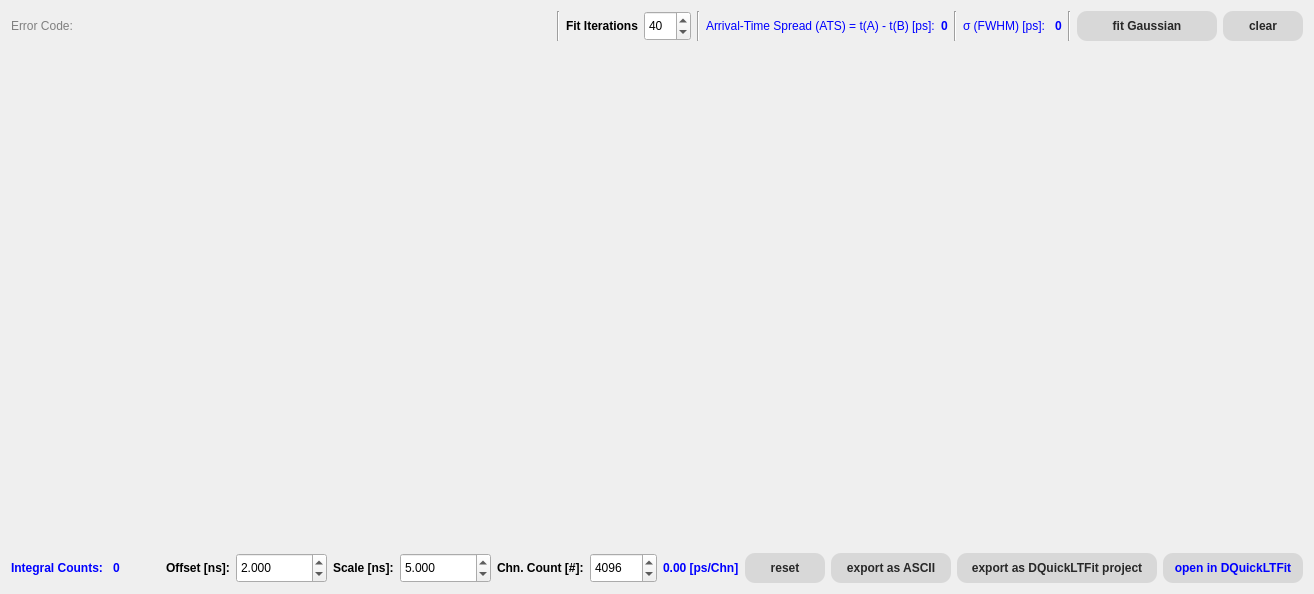
      <widget class="QWidget" name="tab_5">
       <attribute name="title">
        <string>Spec (Prompt/IRF)</string>
       </attribute>
       <layout class="QVBoxLayout" name="verticalLayout_8">
        <item>
         <layout class="QHBoxLayout" name="horizontalLayout_14">
          <item>
           <widget class="QLabel" name="label_53">
            <property name="styleSheet">
             <string notr="true">color: grey</string>
            </property>
            <property name="text">
             <string>Error Code:</string>
            </property>
           </widget>
          </item>
          <item>
           <widget class="QLabel" name="label_fitReturnValue">
            <property name="text">
             <string/>
            </property>
           </widget>
          </item>
          <item>
           <spacer name="horizontalSpacer_11">
            <property name="orientation">
             <enum>Qt::Horizontal</enum>
            </property>
            <property name="sizeHint" stdset="0">
             <size>
              <width>40</width>
              <height>20</height>
             </size>
            </property>
           </spacer>
          </item>
          <item>
           <widget class="Line" name="line_7">
            <property name="orientation">
             <enum>Qt::Vertical</enum>
            </property>
           </widget>
          </item>
          <item>
           <widget class="QLabel" name="label_52">
            <property name="font">
             <font>
              <weight>75</weight>
              <bold>true</bold>
             </font>
            </property>
            <property name="text">
             <string>Fit Iterations</string>
            </property>
           </widget>
          </item>
          <item>
           <widget class="QSpinBox" name="spinBox_fitIterations">
            <property name="minimumSize">
             <size>
              <width>0</width>
              <height>30</height>
             </size>
            </property>
            <property name="minimum">
             <number>5</number>
            </property>
            <property name="maximum">
             <number>500</number>
            </property>
            <property name="value">
             <number>40</number>
            </property>
           </widget>
          </item>
          <item>
           <widget class="Line" name="line_6">
            <property name="orientation">
             <enum>Qt::Vertical</enum>
            </property>
           </widget>
          </item>
          <item>
           <widget class="QLabel" name="label_44">
            <property name="styleSheet">
             <string notr="true">color: blue</string>
            </property>
            <property name="text">
             <string>Arrival-Time Spread (ATS) = t(A) - t(B) [ps]:</string>
            </property>
           </widget>
          </item>
          <item>
           <widget class="QLabel" name="label_meanFitCoincidence">
            <property name="font">
             <font>
              <weight>75</weight>
              <bold>true</bold>
             </font>
            </property>
            <property name="styleSheet">
             <string notr="true">color: blue</string>
            </property>
            <property name="text">
             <string>0</string>
            </property>
           </widget>
          </item>
          <item>
           <widget class="Line" name="line_3">
            <property name="orientation">
             <enum>Qt::Vertical</enum>
            </property>
           </widget>
          </item>
          <item>
           <widget class="QLabel" name="label_43">
            <property name="styleSheet">
             <string notr="true">color: blue</string>
            </property>
            <property name="text">
             <string>&amp;#963; (FWHM) [ps]: </string>
            </property>
            <property name="textFormat">
             <enum>Qt::RichText</enum>
            </property>
           </widget>
          </item>
          <item>
           <widget class="QLabel" name="label_CoincidenceFit">
            <property name="font">
             <font>
              <weight>75</weight>
              <bold>true</bold>
             </font>
            </property>
            <property name="styleSheet">
             <string notr="true">color: blue</string>
            </property>
            <property name="text">
             <string>0</string>
            </property>
           </widget>
          </item>
          <item>
           <widget class="Line" name="line_5">
            <property name="orientation">
             <enum>Qt::Vertical</enum>
            </property>
           </widget>
          </item>
          <item>
           <widget class="QPushButton" name="pushButton_CoincidenceFit">
            <property name="minimumSize">
             <size>
              <width>140</width>
              <height>30</height>
             </size>
            </property>
            <property name="font">
             <font>
              <weight>75</weight>
              <bold>true</bold>
             </font>
            </property>
            <property name="styleSheet">
             <string notr="true">QPushButton {
border-style: flat;
background-color:  rgb(216,216,216); 
color: rgb(40,40,40);
border-radius: 10;
}

QPushButton:disabled {
border-style: flat;
background-color:  rgb(236,236,236); 
color: rgb(140,140,140);
border-radius: 10;
}

QPushButton:hover {
border-style: flat; 
background-color: rgb(160,160,160);
color: rgb(40,40,40);
border-radius: 5;
}

QPushButton:pressed {
border-style: flat; 
background-color: transparent;
color: rgb(40,40,40);
border-radius: 2;
border-color: black;
}</string>
            </property>
            <property name="text">
             <string>fit Gaussian</string>
            </property>
           </widget>
          </item>
          <item>
           <widget class="QPushButton" name="pushButton_clearCoincidenceFitData">
            <property name="minimumSize">
             <size>
              <width>80</width>
              <height>30</height>
             </size>
            </property>
            <property name="font">
             <font>
              <weight>75</weight>
              <bold>true</bold>
             </font>
            </property>
            <property name="styleSheet">
             <string notr="true">QPushButton {
border-style: flat;
background-color:  rgb(216,216,216); 
color: rgb(40,40,40);
border-radius: 10;
}

QPushButton:disabled {
border-style: flat;
background-color:  rgb(236,236,236); 
color: rgb(140,140,140);
border-radius: 10;
}

QPushButton:hover {
border-style: flat; 
background-color: rgb(160,160,160);
color: rgb(40,40,40);
border-radius: 5;
}

QPushButton:pressed {
border-style: flat; 
background-color: transparent;
color: rgb(40,40,40);
border-radius: 2;
border-color: black;
}</string>
            </property>
            <property name="text">
             <string>clear</string>
            </property>
           </widget>
          </item>
         </layout>
        </item>
        <item>
         <widget class="plot2DXWidget" name="widget_ltConicidence" native="true">
          <property name="minimumSize">
           <size>
            <width>800</width>
            <height>500</height>
           </size>
          </property>
         </widget>
        </item>
        <item>
         <layout class="QHBoxLayout" name="horizontalLayout_13">
          <item>
           <widget class="QLabel" name="label_32">
            <property name="font">
             <font>
              <weight>75</weight>
              <bold>true</bold>
             </font>
            </property>
            <property name="styleSheet">
             <string notr="true">color:blue </string>
            </property>
            <property name="text">
             <string>Integral Counts: </string>
            </property>
           </widget>
          </item>
          <item>
           <widget class="QLabel" name="label_countsIntergralCoincidence">
            <property name="font">
             <font>
              <weight>75</weight>
              <bold>true</bold>
             </font>
            </property>
            <property name="styleSheet">
             <string notr="true">color: blue</string>
            </property>
            <property name="text">
             <string>0</string>
            </property>
           </widget>
          </item>
          <item>
           <spacer name="horizontalSpacer_10">
            <property name="orientation">
             <enum>Qt::Horizontal</enum>
            </property>
            <property name="sizeHint" stdset="0">
             <size>
              <width>40</width>
              <height>20</height>
             </size>
            </property>
           </spacer>
          </item>
          <item>
           <widget class="QLabel" name="label_40">
            <property name="font">
             <font>
              <weight>75</weight>
              <bold>true</bold>
             </font>
            </property>
            <property name="text">
             <string>Offset [ns]:</string>
            </property>
           </widget>
          </item>
          <item>
           <widget class="DRS4DoubleSpinBox" name="doubleSpinBox_offsetCoincidence">
            <property name="minimumSize">
             <size>
              <width>0</width>
              <height>30</height>
             </size>
            </property>
            <property name="decimals">
             <number>3</number>
            </property>
            <property name="minimum">
             <double>0.010000000000000</double>
            </property>
            <property name="maximum">
             <double>1000000.000000000000000</double>
            </property>
            <property name="value">
             <double>2.000000000000000</double>
            </property>
           </widget>
          </item>
          <item>
           <widget class="QLabel" name="label_41">
            <property name="font">
             <font>
              <weight>75</weight>
              <bold>true</bold>
             </font>
            </property>
            <property name="text">
             <string>Scale [ns]:</string>
            </property>
           </widget>
          </item>
          <item>
           <widget class="DRS4DoubleSpinBox" name="doubleSpinBox_scalerCoincidence">
            <property name="minimumSize">
             <size>
              <width>0</width>
              <height>30</height>
             </size>
            </property>
            <property name="decimals">
             <number>3</number>
            </property>
            <property name="minimum">
             <double>0.005000000000000</double>
            </property>
            <property name="maximum">
             <double>1000000.000000000000000</double>
            </property>
            <property name="value">
             <double>5.000000000000000</double>
            </property>
           </widget>
          </item>
          <item>
           <widget class="QLabel" name="label_39">
            <property name="font">
             <font>
              <weight>75</weight>
              <bold>true</bold>
             </font>
            </property>
            <property name="text">
             <string>Chn. Count [#]:</string>
            </property>
           </widget>
          </item>
          <item>
           <widget class="DRS4SpinBox" name="spinBox_chnCountCoincidence">
            <property name="minimumSize">
             <size>
              <width>0</width>
              <height>30</height>
             </size>
            </property>
            <property name="minimum">
             <number>10</number>
            </property>
            <property name="maximum">
             <number>1000000</number>
            </property>
            <property name="value">
             <number>4096</number>
            </property>
           </widget>
          </item>
          <item>
           <widget class="QLabel" name="label_channelResolutionCoincidence">
            <property name="font">
             <font>
              <weight>75</weight>
              <bold>true</bold>
             </font>
            </property>
            <property name="styleSheet">
             <string notr="true">color: blue
</string>
            </property>
            <property name="text">
             <string>0.00 [ps/Chn]</string>
            </property>
           </widget>
          </item>
          <item>
           <widget class="QPushButton" name="pushButton_resetCoincidenceLTSpectrum">
            <property name="minimumSize">
             <size>
              <width>80</width>
              <height>30</height>
             </size>
            </property>
            <property name="font">
             <font>
              <weight>75</weight>
              <bold>true</bold>
             </font>
            </property>
            <property name="styleSheet">
             <string notr="true">QPushButton {
border-style: flat;
background-color:  rgb(216,216,216); 
color: rgb(40,40,40);
border-radius: 10;
}

QPushButton:disabled {
border-style: flat;
background-color:  rgb(236,236,236); 
color: rgb(140,140,140);
border-radius: 10;
}

QPushButton:hover {
border-style: flat; 
background-color: rgb(160,160,160);
color: rgb(40,40,40);
border-radius: 5;
}

QPushButton:pressed {
border-style: flat; 
background-color: transparent;
color: rgb(40,40,40);
border-radius: 2;
border-color: black;
}</string>
            </property>
            <property name="text">
             <string>reset</string>
            </property>
           </widget>
          </item>
          <item>
           <widget class="QPushButton" name="pushButton_saveCoincidenceLTSpectrum">
            <property name="minimumSize">
             <size>
              <width>120</width>
              <height>30</height>
             </size>
            </property>
            <property name="font">
             <font>
              <weight>75</weight>
              <bold>true</bold>
             </font>
            </property>
            <property name="styleSheet">
             <string notr="true">QPushButton {
border-style: flat;
background-color:  rgb(216,216,216); 
color: rgb(40,40,40);
border-radius: 10;
}

QPushButton:disabled {
border-style: flat;
background-color:  rgb(236,236,236); 
color: rgb(140,140,140);
border-radius: 10;
}

QPushButton:hover {
border-style: flat; 
background-color: rgb(160,160,160);
color: rgb(40,40,40);
border-radius: 5;
}

QPushButton:pressed {
border-style: flat; 
background-color: transparent;
color: rgb(40,40,40);
border-radius: 2;
border-color: black;
}</string>
            </property>
            <property name="text">
             <string>export as ASCII</string>
            </property>
           </widget>
          </item>
          <item>
           <widget class="QPushButton" name="pushButton_coincDQuickLT">
            <property name="minimumSize">
             <size>
              <width>200</width>
              <height>30</height>
             </size>
            </property>
            <property name="font">
             <font>
              <weight>75</weight>
              <bold>true</bold>
             </font>
            </property>
            <property name="styleSheet">
             <string notr="true">QPushButton {
border-style: flat;
background-color:  rgb(216,216,216); 
color: rgb(40,40,40);
border-radius: 10;
}

QPushButton:disabled {
border-style: flat;
background-color:  rgb(236,236,236); 
color: rgb(140,140,140);
border-radius: 10;
}

QPushButton:hover {
border-style: flat; 
background-color: rgb(160,160,160);
color: rgb(40,40,40);
border-radius: 5;
}

QPushButton:pressed {
border-style: flat; 
background-color: transparent;
color: rgb(40,40,40);
border-radius: 2;
border-color: black;
}</string>
            </property>
            <property name="text">
             <string>export as DQuickLTFit project</string>
            </property>
           </widget>
          </item>
          <item>
           <widget class="QPushButton" name="pushButton_openPromptDQuick">
            <property name="minimumSize">
             <size>
              <width>140</width>
              <height>30</height>
             </size>
            </property>
            <property name="font">
             <font>
              <weight>75</weight>
              <bold>true</bold>
             </font>
            </property>
            <property name="styleSheet">
             <string notr="true">QPushButton {
border-style: flat;
background-color:  rgb(216,216,216); 
color: blue;
border-radius: 10;
}

QPushButton:disabled {
border-style: flat;
background-color:  rgb(236,236,236); 
color: rgb(140,140,140);
border-radius: 10;
}

QPushButton:hover {
border-style: flat; 
background-color: rgb(160,160,160);
color: blue;
border-radius: 5;
}

QPushButton:pressed {
border-style: flat; 
background-color: transparent;
color: blue;
border-radius: 2;
border-color: black;
}</string>
            </property>
            <property name="text">
             <string>open in DQuickLTFit</string>
            </property>
           </widget>
          </item>
         </layout>
        </item>
       </layout>
      </widget>
